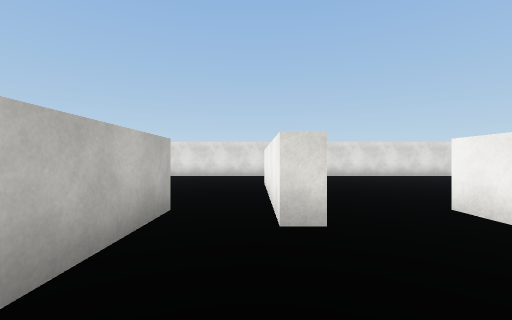
view 1 (above)

24 first-person views from a walk through a scene from a Unity 3-D project. The camera is 1.4 m above the floor, looks level and sees 90° across. The floor is counted in squares, 2 m on a side. Each view is taken from the middle of a square. On the plan, view 1 faces up. The plan holds only what a view shows up to about 9 squares ahead; the rest is blank. The place goes on beyond the plan. Some animated figures are not drawn. Surface patterns are stand-ins for the level's own textures.

view 2
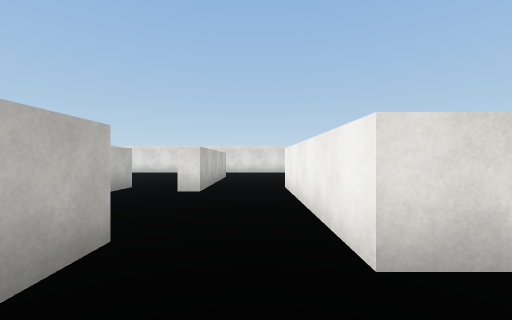

view 3
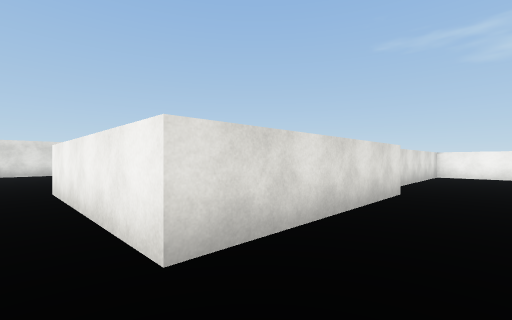

view 4
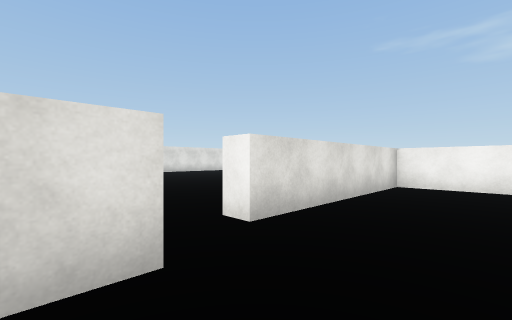

view 5
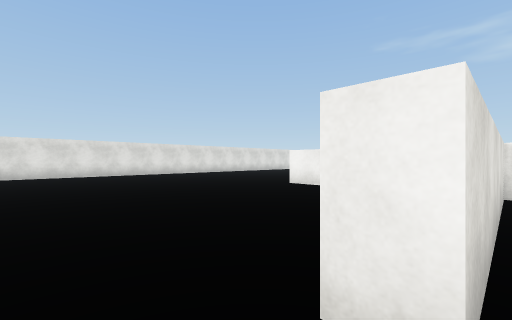

view 6
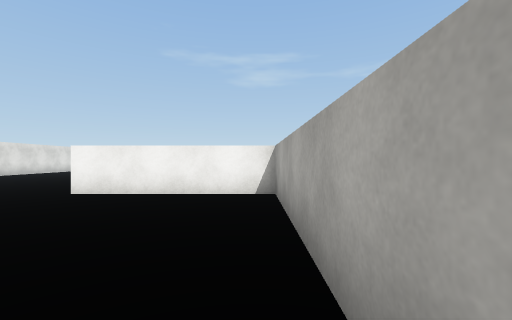

view 7
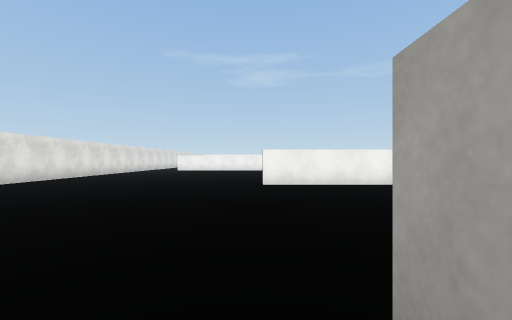

view 8
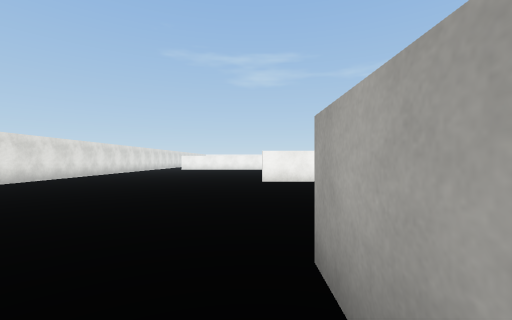

view 9
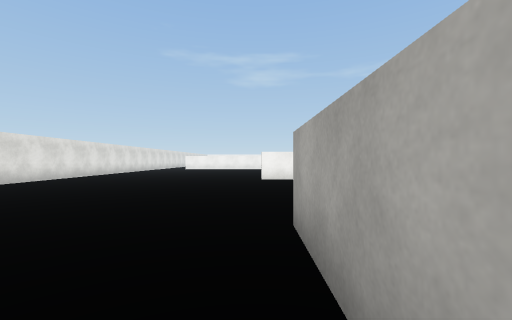

view 10
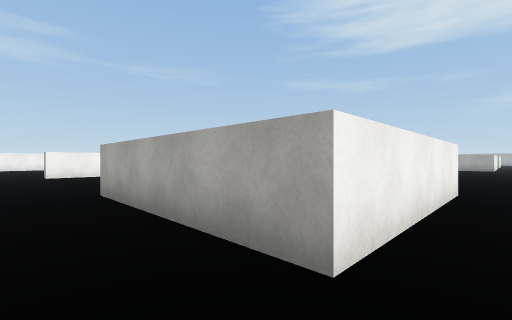

view 11
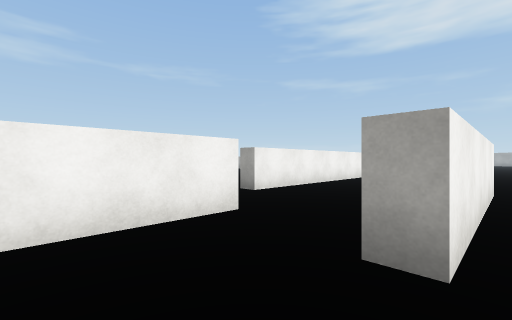

view 12
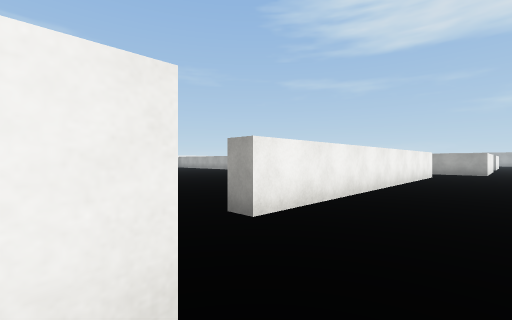

view 13
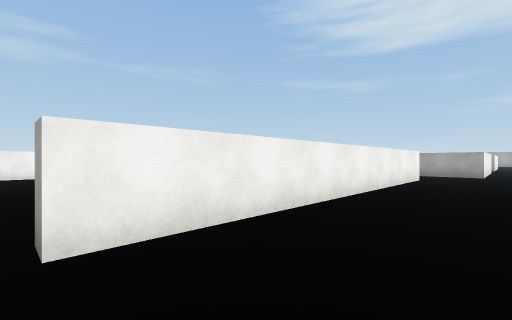

view 14
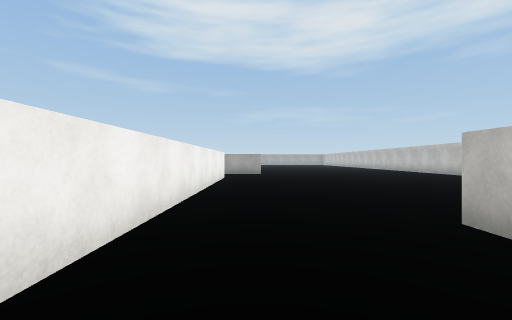

view 15
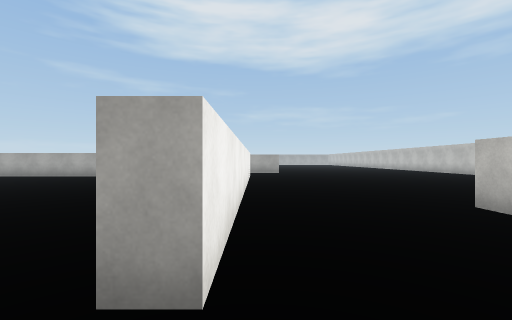

view 16
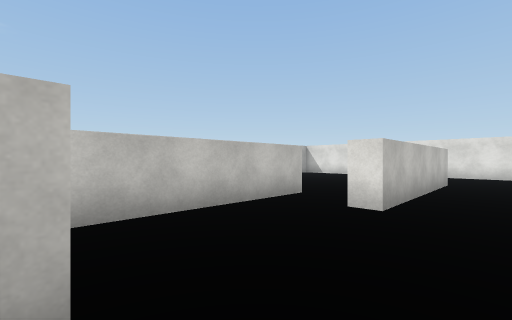

view 17
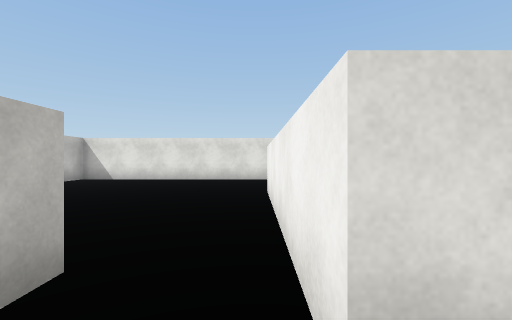

view 18
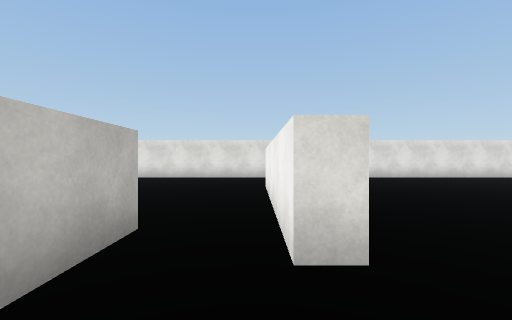

view 19
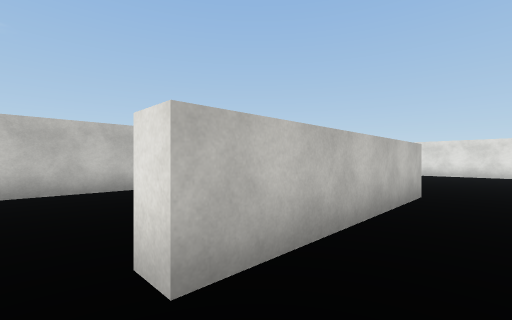

view 20
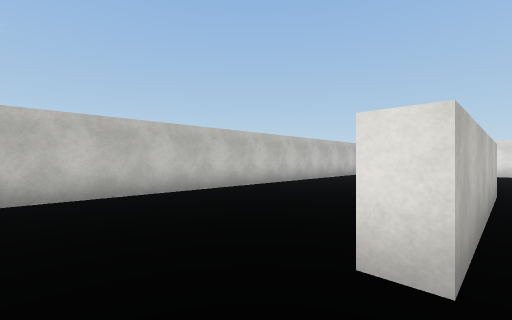

view 21
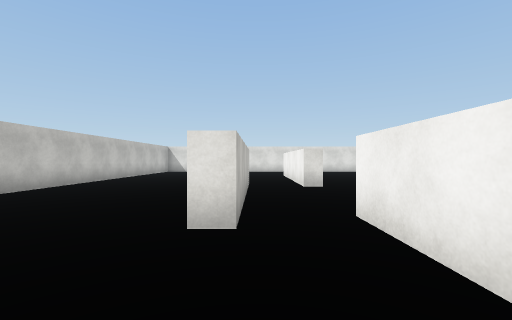

view 22
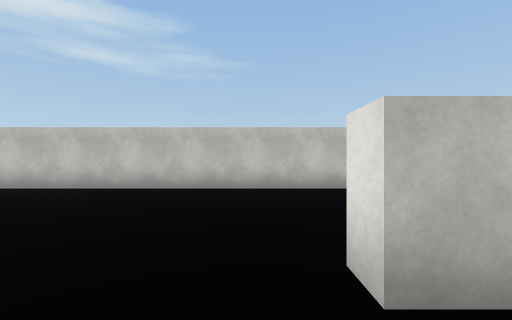

view 23
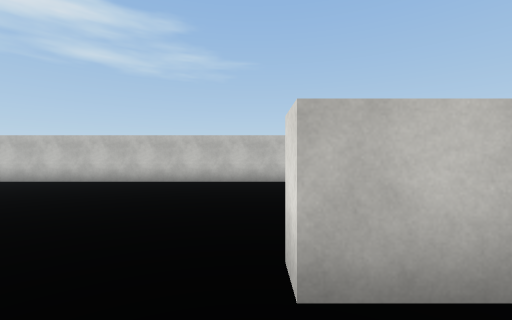

view 24
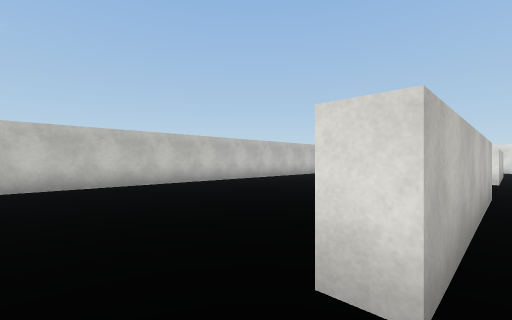

### Floor plan
Points are (right, up) in squares from view 1. A wall is a line through its corners. A room is listed if a view was taken in it or the views show most of it. See-through windows are left out.
Room 1 (views 1, 11, 12, 16, 17, 18)
walls: (0.8, 2.7) (0.3, 2.7); (0.3, -0.8) (0.8, -0.8); (2.7, -1.4) (2.7, 3.6); (-1.2, 3.6) (-1.2, -1.4)
ways out: opening at (0, 3) to room 2; opening at (2, -1) to room 2; opening at (2, 3) to room 2
Room 2 (views 2, 3, 6, 7, 8, 9, 10, 13, 14, 15, 19, 20, 21, 22, 23, 24)
walls: (4.2, -13.2) (4.2, -3.2); (4.4, -1.4) (2.7, -1.4); (0.8, -0.8) (0.8, -5.8) (0.3, -5.8) (0.3, -0.8); (-1.2, -1.4) (-1.8, -1.4); (9.4, -0.4) (14.3, -0.4) (14.3, 3.9); (0.3, 2.7) (0.3, 7.4); (2.7, 3.6) (7.8, 3.6); (-6.2, 5) (-6.2, -14.2); (0.8, 7.8) (0.8, 2.7); (2, 11.2) (1.5, 11.2); (8.5, 11.2) (8, 11.2); (-6.2, 11) (-6.2, 10.2); (16, 11.2) (12.2, 11.2)
ways out: opening at (0, 3) to room 1; opening at (2, -1) to room 1; opening at (2, 3) to room 1; opening at (5, -2.5) to room 3; opening at (8, -1) to room 3
Room 3 (views 4, 5)
walls: (14.3, -3.5) (14.3, -0.9) (9, -0.9) (9, -0.4); (7.8, -1.4) (4.4, -1.4); (4.2, -3.2) (4.8, -3.2)
ways out: opening at (5, -2.5) to room 2; opening at (8, -1) to room 2

Where each view was taken, in squares from view 1:
view 1: 0 up, 0 right, facing up
view 2: 3 down, 2 right, facing up
view 3: 3 down, 2 right, facing up-right
view 4: 3 down, 7 right, facing up-right
view 5: 1 down, 8 right, facing up-right
view 6: 0 up, 9 right, facing right
view 7: 4 up, 7 right, facing right
view 8: 4 up, 6 right, facing right
view 9: 4 up, 5 right, facing right
view 10: 5 up, 2 right, facing down-right
view 11: 1 up, 0 right, facing down-right
view 12: 1 down, 2 right, facing down-right
view 13: 3 down, 2 right, facing down-right
view 14: 3 down, 3 right, facing down
view 15: 2 down, 4 right, facing down
view 16: 1 down, 2 right, facing up-left
view 17: 2 up, 0 right, facing up
view 18: 1 up, 0 right, facing up
view 19: 2 down, 0 right, facing up-left
view 20: 3 down, 1 left, facing up-left
view 21: 4 down, 1 left, facing up
view 22: 2 down, 0 right, facing left
view 23: 6 down, 2 right, facing left
view 24: 7 down, 1 right, facing up-left
